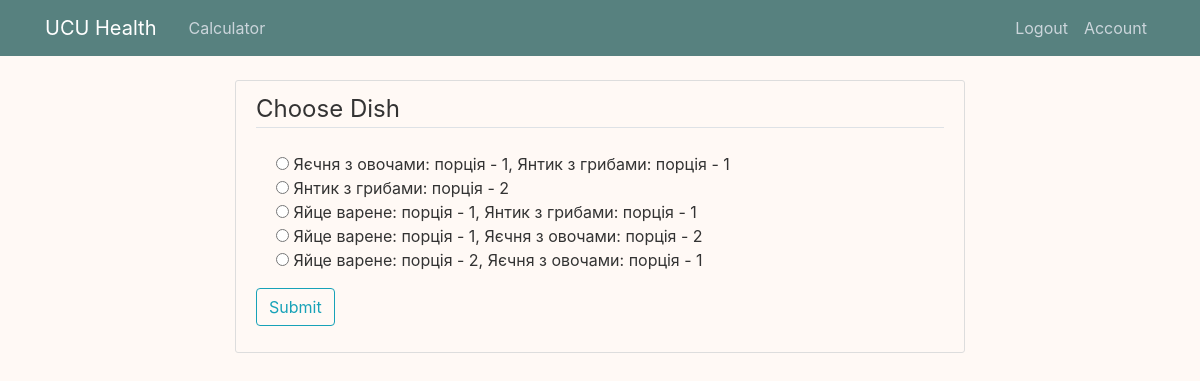
/view_dishes/1 (signed in), run on the app's committed database.
### main/models.py (models this page shows)
class Dish(db.Model):
    id = db.Column(db.Integer, primary_key = True)
    dishes = db.Column(db.String(200), nullable = False)
    satis = db.Column(db.String(10), nullable = False)
    calories = db.Column(db.Float, nullable = False)
    proteins = db.Column(db.Float, nullable = False)
    carbs = db.Column(db.Float, nullable = False)
    fats = db.Column(db.Float, nullable = False)
    meal_id = db.Column(db.Integer, db.ForeignKey('meal.id'), nullable = False)
    def __repr__(self):
        return f"Dish('{self.dishes}', '{self.satis}', '{self.calories}')"

### main/routes.py (the view)
@app.route("/view_dishes/<int:meal_id>", methods=['GET', 'POST'])
def view_dishes(meal_id):
    form = PossibleMeals()
    meal = Meal.query.get_or_404(meal_id)
    if meal.author != current_user:
        abort(403)
    dishes = Dish.query.filter_by(meal = meal).all()
    default_dish = Dish.query.filter_by(meal = meal).first()
    meal.choicen = default_dish.id
    db.session.commit()
    if not dishes:
        abort(404)
    choices = []
    for dish in dishes:
        choices.append((dish.id, dish))
    form.dish_var.choices = choices
    test_form = list(zip(form.dish_var.choices, form.dish_var))
    print(test_form)
    if form.validate_on_submit():
        meal.choicen = form.dish_var.data
        db.session.commit()
        return redirect(url_for('main'))
    return render_template('view_dishes.html', dishes = dict(choices), test = test_form, form = form)

### main/forms.py
class PossibleMeals(FlaskForm):
    dish_var = RadioField('Choose one from the list:',
            choices=[], validate_choice=[DataRequired()])
    submit = SubmitField("Submit")

### main/models.py (called while the page is built)
@login_manager.user_loader
def load_user(user_id):
    return User.query.get(int(user_id))

### main/templates/view_dishes.html (shortened to what this page needs)
{% extends "layout.html" %}
{% block content %}
    <div class="content-section">
        <form method="POST" action="">
            <fieldset class="form-group">
                <legend class="border-bottom mb-4">Choose Dish</legend>
                {% for choice, radio in test %}
                    <div class="form-check">
                        {{ radio() }}
                        {{ dishes[choice[0]].dishes }}
                    </div>
                {% endfor %}
            </fieldset>
            <div class="form-group">
                {{ form.submit(class="btn btn-outline-info") }}
            </div>
        </form>
    </div>
{% endblock content %}

### main/static/main.css (style rules this page uses)
body { background: #fff9f5; color: #333333; margin-top: 5rem; }
.content-section { background: #fff9f5;; padding: 10px 20px; border: 1px solid #dddddd; border-radius: 3px; margin-bottom: 20px; }

### data on the page
Dish: dishes "Яєчня з овочами: порція - 1, Янтик з грибами: порція - 1"
Dish: dishes "Янтик з грибами: порція - 2"
Dish: dishes "Яйце варене: порція - 1, Янтик з грибами: порція - 1"
Dish: dishes "Яйце варене: порція - 1, Яєчня з овочами: порція - 2"
Dish: dishes "Яйце варене: порція - 2, Яєчня з овочами: порція - 1"
